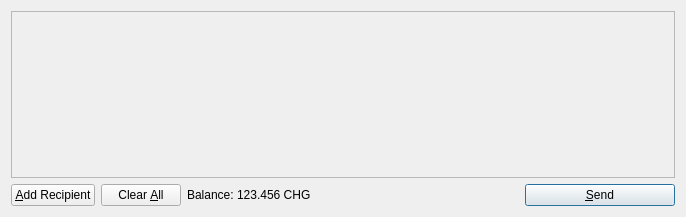
<?xml version="1.0" encoding="UTF-8"?>
<ui version="4.0">
 <class>SendCoinsDialog</class>
 <widget class="QDialog" name="SendCoinsDialog">
  <property name="geometry">
   <rect>
    <x>0</x>
    <y>0</y>
    <width>686</width>
    <height>217</height>
   </rect>
  </property>
  <property name="windowTitle">
   <string>Send Coins</string>
  </property>
  <layout class="QVBoxLayout" name="verticalLayout">
   <item>
    <widget class="QScrollArea" name="scrollArea">
     <property name="widgetResizable">
      <bool>true</bool>
     </property>
     <widget class="QWidget" name="scrollAreaWidgetContents">
      <property name="geometry">
       <rect>
        <x>0</x>
        <y>0</y>
        <width>666</width>
        <height>165</height>
       </rect>
      </property>
      <layout class="QVBoxLayout" name="verticalLayout_2">
       <property name="margin">
        <number>0</number>
       </property>
       <item>
        <layout class="QVBoxLayout" name="entries">
         <property name="spacing">
          <number>6</number>
         </property>
        </layout>
       </item>
       <item>
        <spacer name="verticalSpacer">
         <property name="orientation">
          <enum>Qt::Vertical</enum>
         </property>
         <property name="sizeHint" stdset="0">
          <size>
           <width>20</width>
           <height>40</height>
          </size>
         </property>
        </spacer>
       </item>
      </layout>
     </widget>
    </widget>
   </item>
   <item>
    <layout class="QHBoxLayout" name="horizontalLayout">
     <item>
      <widget class="QPushButton" name="addButton">
       <property name="toolTip">
        <string>Send to multiple recipients at once</string>
       </property>
       <property name="text">
        <string>&amp;Add Recipient</string>
       </property>
       <property name="icon">
        <iconset resource="../bitcoin.qrc">
         <normaloff>:/icons/add</normaloff>:/icons/add</iconset>
       </property>
       <property name="autoDefault">
        <bool>false</bool>
       </property>
      </widget>
     </item>
     <item>
      <widget class="QPushButton" name="clearButton">
       <property name="sizePolicy">
        <sizepolicy hsizetype="Minimum" vsizetype="Fixed">
         <horstretch>0</horstretch>
         <verstretch>0</verstretch>
        </sizepolicy>
       </property>
       <property name="toolTip">
        <string>Remove all transaction fields</string>
       </property>
       <property name="text">
        <string>Clear &amp;All</string>
       </property>
       <property name="icon">
        <iconset resource="../bitcoin.qrc">
         <normaloff>:/icons/remove</normaloff>:/icons/remove</iconset>
       </property>
       <property name="autoRepeatDelay">
        <number>300</number>
       </property>
       <property name="autoDefault">
        <bool>false</bool>
       </property>
      </widget>
     </item>
     <item>
      <layout class="QHBoxLayout" name="horizontalLayout_2">
       <property name="spacing">
        <number>3</number>
       </property>
       <item>
        <widget class="QLabel" name="label">
         <property name="text">
          <string>Balance:</string>
         </property>
        </widget>
       </item>
       <item>
        <widget class="QLabel" name="labelBalance">
         <property name="cursor">
          <cursorShape>IBeamCursor</cursorShape>
         </property>
         <property name="text">
          <string>123.456 CHG</string>
         </property>
         <property name="textInteractionFlags">
          <set>Qt::LinksAccessibleByMouse|Qt::TextSelectableByKeyboard|Qt::TextSelectableByMouse</set>
         </property>
        </widget>
       </item>
      </layout>
     </item>
     <item>
      <spacer name="horizontalSpacer">
       <property name="orientation">
        <enum>Qt::Horizontal</enum>
       </property>
       <property name="sizeHint" stdset="0">
        <size>
         <width>40</width>
         <height>20</height>
        </size>
       </property>
      </spacer>
     </item>
     <item>
      <widget class="QPushButton" name="sendButton">
       <property name="minimumSize">
        <size>
         <width>150</width>
         <height>0</height>
        </size>
       </property>
       <property name="toolTip">
        <string>Confirm the send action</string>
       </property>
       <property name="text">
        <string>&amp;Send</string>
       </property>
       <property name="icon">
        <iconset resource="../bitcoin.qrc">
         <normaloff>:/icons/send</normaloff>:/icons/send</iconset>
       </property>
       <property name="default">
        <bool>true</bool>
       </property>
      </widget>
     </item>
    </layout>
   </item>
  </layout>
 </widget>
 <resources>
  <include location="../bitcoin.qrc"/>
 </resources>
 <connections/>
</ui>
